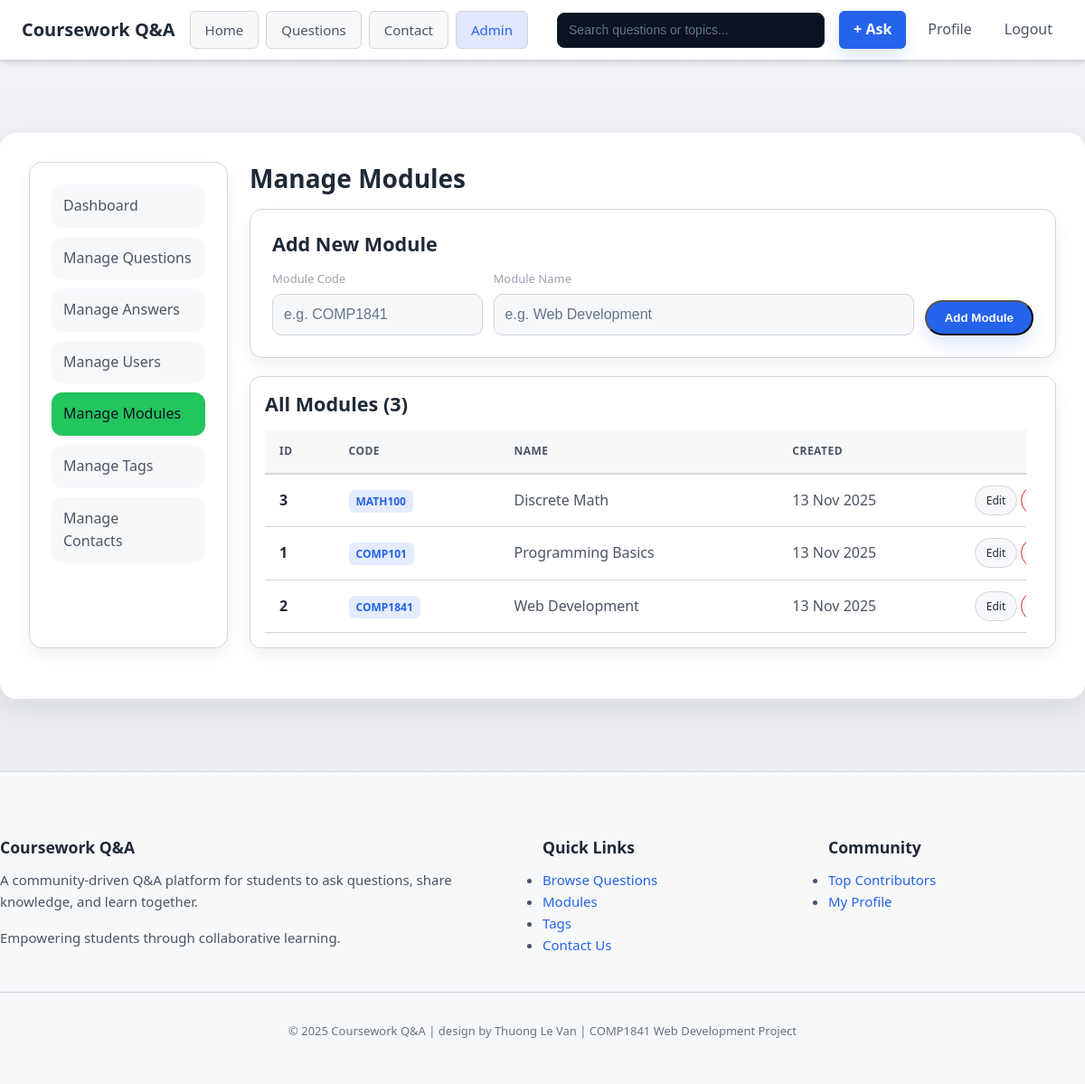
/admin/manage_modules.php (signed in), run on the app's committed database.
### tables this page shows
CREATE TABLE modules (
  module_id INT AUTO_INCREMENT PRIMARY KEY,
  module_code VARCHAR(20) NOT NULL UNIQUE,
  module_name VARCHAR(100) NOT NULL,
  created_at TIMESTAMP DEFAULT CURRENT_TIMESTAMP
);

### includes/functions.php (called while the page is built, shortened)
<?php
function is_logged_in(): bool {
    return isset($_SESSION['user_id']) && $_SESSION['user_id'] > 0;
}
function is_admin(): bool {
    return isset($_SESSION['role']) && $_SESSION['role'] === 'admin';
}
function e(string $str): string {
    return htmlspecialchars($str, ENT_QUOTES, 'UTF-8');
}
?>

### admin/manage_modules.php (the view, shortened to what this page needs)
<?php
require_once __DIR__ . '/../includes/functions.php';
$modules = $pdo->query("SELECT module_id, module_code, module_name, created_at FROM modules ORDER BY module_name")->fetchAll();
include __DIR__ . '/../includes/header.php';
include __DIR__ . '/../includes/navbar.php';
?>
<main class="container home-dark">
  <div class="layout-grid">
    <?php include __DIR__ . '/sidebar.php'; ?>
    <section class="feed" style="grid-column:2/4;">
      <div class="feed-header">
        <h1>Manage Modules</h1>
      </div>
      <div class="card" style="margin-bottom:20px;">
        <h3 style="margin:0 0 14px;">Add New Module</h3>
        <form method="post" style="display:grid;grid-template-columns:1fr 2fr auto;gap:12px;align-items:end;">
          <div>
            <label style="margin:0 0 6px;display:block;font-size:13px;color:#9ca3af;">Module Code</label>
            <input name="module_code" placeholder="e.g. COMP1841" required style="width:100%;">
          </div>
          <div>
            <label style="margin:0 0 6px;display:block;font-size:13px;color:#9ca3af;">Module Name</label>
            <input name="module_name" placeholder="e.g. Web Development" required style="width:100%;">
          </div>
          <button class="btn-ask" type="submit" style="padding:10px 20px;">Add Module</button>
        </form>
      </div>
      <div class="card admin-table-card">
        <h3 style="margin:0 0 14px;">All Modules (<?php echo count($modules); ?>)</h3>
        <?php if (!$modules): ?>
          <p style="color:#9ca3af;">No modules yet.</p>
        <?php else: ?>
          <div class="admin-table-wrapper">
            <table class="admin-table">
              <thead>
                <tr>
                  <th class="text-left">ID</th>
                  <th class="text-left">Code</th>
                  <th class="text-left">Name</th>
                  <th class="text-left">Created</th>
                  <th class="text-center">Actions</th>
                </tr>
              </thead>
              <tbody>
                <?php foreach($modules as $m): ?>
                  <tr>
                    <td><?php echo (int)$m['module_id']; ?></td>
                    <td>
                      <span class="module-badge">
                        <?php echo e($m['module_code']); ?>
                      </span>
                    </td>
                    <td><?php echo e($m['module_name']); ?></td>
                    <td><?php echo date('d M Y', strtotime($m['created_at'])); ?></td>
                    <td class="table-actions">
                      <a href="<?php echo BASE_URL; ?>modules/edit.php?id=<?php echo (int)$m['module_id']; ?>" class="tag-chip">Edit</a>
                      <a href="<?php echo BASE_URL; ?>modules/delete.php?id=<?php echo (int)$m['module_id']; ?>" class="tag-chip" style="border-color:#dc2626;" onclick="return confirm('Delete this module? This will affect all questions associated with it.')">Delete</a>
                    </td>
                  </tr>
                <?php endforeach; ?>
              </tbody>
            </table>
          </div>
        <?php endif; ?>
      </div>
    </section>
  </div>
</main>
<?php include __DIR__ . '/../includes/footer.php'; ?>

### includes/header.php (shortened to what this page needs)
<?php
require_once __DIR__ . '/functions.php';
?>
<!doctype html>
<html lang="en">
<head>
  <?php $cssPath = __DIR__ . '/../assets/css/style.css'; $cssVer = is_file($cssPath) ? filemtime($cssPath) : time(); ?>
  <link rel="stylesheet" href="<?php echo BASE_URL; ?>assets/css/style.css?v=<?php echo $cssVer; ?>" />
</head>
<body>

### includes/navbar.php (shortened to what this page needs)
<nav class="navbar">
  <div class="container">
    <?php $uri = $_SERVER['REQUEST_URI'] ?? '/'; $is = function(string $p) use ($uri){ return strpos($uri, $p) !== false ? 'active' : ''; }; ?>
    <a href="<?php echo BASE_URL; ?>" class="brand"><?php echo e(APP_NAME); ?></a>
    <ul class="nav">
      <li><a class="<?php echo $is(BASE_URL); ?> tag-chip" href="<?php echo BASE_URL; ?>" style="<?php echo $is(BASE_URL)?'font-size:16px':''; ?>">Home</a></li>
      <li><a class="<?php echo $is('questions'); ?> tag-chip" href="<?php echo BASE_URL; ?>questions/list.php" style="<?php echo $is(BASE_URL)?'font-size:16px':''; ?>">Questions</a></li>
      <li><a class="<?php echo $is('contact'); ?> tag-chip" href="<?php echo BASE_URL; ?>contact/contact.php" style="<?php echo $is(BASE_URL)?'font-size:16px':''; ?>">Contact</a></li>
      <?php if (is_admin()): ?>
        <li><a class="<?php echo $is('admin'); ?> tag-chip" href="<?php echo BASE_URL; ?>admin/dashboard.php" style="<?php echo $is(BASE_URL)?'font-size:16px':''; ?>">Admin</a></li>
      <?php endif; ?>
    </ul>
    <form class="nav-search" method="get" action="<?php echo BASE_URL; ?>search/search.php" style="flex:1;max-width:320px;margin-left:16px;">
      <input name="q" id="global-search" type="search" placeholder="Search questions or topics..." style="width:100%;background:#0b1220;color:#e5e7eb;border:1px solid #1f2937;border-radius:8px;padding:8px 12px;font-size:14px;" />
    </form>
    <div class="nav-cta">
      <?php if (is_logged_in()): ?>
        <a class="btn-ask" href="<?php echo BASE_URL; ?>questions/add.php">+ Ask</a>
        <a class="profile-link" href="<?php echo BASE_URL; ?>users/profile.php">Profile</a>
        <a class="logout-link" href="<?php echo BASE_URL; ?>auth/logout.php">Logout</a>
      <?php else: ?>
        <a class="login-link " href="<?php echo BASE_URL; ?>auth/login.php">Login</a>
      <?php endif; ?>
    </div>
  </div>
</nav>

### admin/sidebar.php (shortened to what this page needs)
<?php
$currentPage = basename($_SERVER['PHP_SELF']);
?>
<aside class="left-rail card">
  <ul class="side-nav">
    <li><a href="<?php echo BASE_URL; ?>admin/dashboard.php" <?php echo $currentPage === 'dashboard.php' ? 'style="background:#22c55e;color:#0b1220;"' : ''; ?>>Dashboard</a></li>
    <li><a href="<?php echo BASE_URL; ?>admin/manage_questions.php" <?php echo $currentPage === 'manage_questions.php' ? 'style="background:#22c55e;color:#0b1220;"' : ''; ?>>Manage Questions</a></li>
    <li><a href="<?php echo BASE_URL; ?>admin/manage_answers.php" <?php echo $currentPage === 'manage_answers.php' ? 'style="background:#22c55e;color:#0b1220;"' : ''; ?>>Manage Answers</a></li>
    <li><a href="<?php echo BASE_URL; ?>admin/manage_users.php" <?php echo $currentPage === 'manage_users.php' ? 'style="background:#22c55e;color:#0b1220;"' : ''; ?>>Manage Users</a></li>
    <li><a href="<?php echo BASE_URL; ?>admin/manage_modules.php" <?php echo $currentPage === 'manage_modules.php' ? 'style="background:#22c55e;color:#0b1220;"' : ''; ?>>Manage Modules</a></li>
    <li><a href="<?php echo BASE_URL; ?>admin/manage_tags.php" <?php echo $currentPage === 'manage_tags.php' ? 'style="background:#22c55e;color:#0b1220;"' : ''; ?>>Manage Tags</a></li>
    <li>
      <a href="<?php echo BASE_URL; ?>admin/manage_contacts.php"
         class="nav-badge-link"
         style="<?php echo $currentPage === 'manage_contacts.php' ? 'background:#22c55e;color:#0b1220;' : ''; ?>">
        Manage Contacts
      </a>
    </li>
  </ul>
</aside>

### includes/footer.php (shortened to what this page needs)
<footer class="footer">
  <div class="container footer-top">
    <div class="footer-about">
      <h4><?php echo APP_NAME; ?></h4>
      <p>A community-driven Q&A platform for students to ask questions, share knowledge, and learn together.</p>
      <p>Empowering students through collaborative learning.</p>
    </div>
    <div class="footer-connect">
      <h4>Quick Links</h4>
      <ul>
        <li><a href="<?php echo BASE_URL; ?>questions/list.php">Browse Questions</a></li>
        <li><a href="<?php echo BASE_URL; ?>modules/list.php">Modules</a></li>
        <li><a href="<?php echo BASE_URL; ?>tags/list.php">Tags</a></li>
        <li><a href="<?php echo BASE_URL; ?>contact/contact.php">Contact Us</a></li>
      </ul>
    </div>
    <div class="footer-connect">
      <h4>Community</h4>
      <ul>
        <li><a href="<?php echo BASE_URL; ?>contributors/leaderboard.php">Top Contributors</a></li>
        <?php if (is_logged_in()): ?>
          <li><a href="<?php echo BASE_URL; ?>users/profile.php">My Profile</a></li>
        <?php else: ?>
          <li><a href="<?php echo BASE_URL; ?>auth/login.php">Login</a></li>
          <li><a href="<?php echo BASE_URL; ?>auth/register.php">Register</a></li>
        <?php endif; ?>
      </ul>
    </div>
  </div>
  <div class="footer-bottom">
    <div class="container">
      <p>&copy; <?php echo date('Y'); ?> <?php echo APP_NAME; ?> | design by Thuong Le Van | COMP1841 Web Development Project</p>
    </div>
  </div>
</footer>
</body>
</html>

### data on the page
modules: module_id "3", module_code "MATH100", module_name "Discrete Math", created_at "13 Nov 2025"
modules: module_id "1", module_code "COMP101", module_name "Programming Basics", created_at "13 Nov 2025"
modules: module_id "2", module_code "COMP1841", module_name "Web Development", created_at "13 Nov 2025"

### other printed values
APP_NAME "Coursework Q&A"
count($modules) "3"
